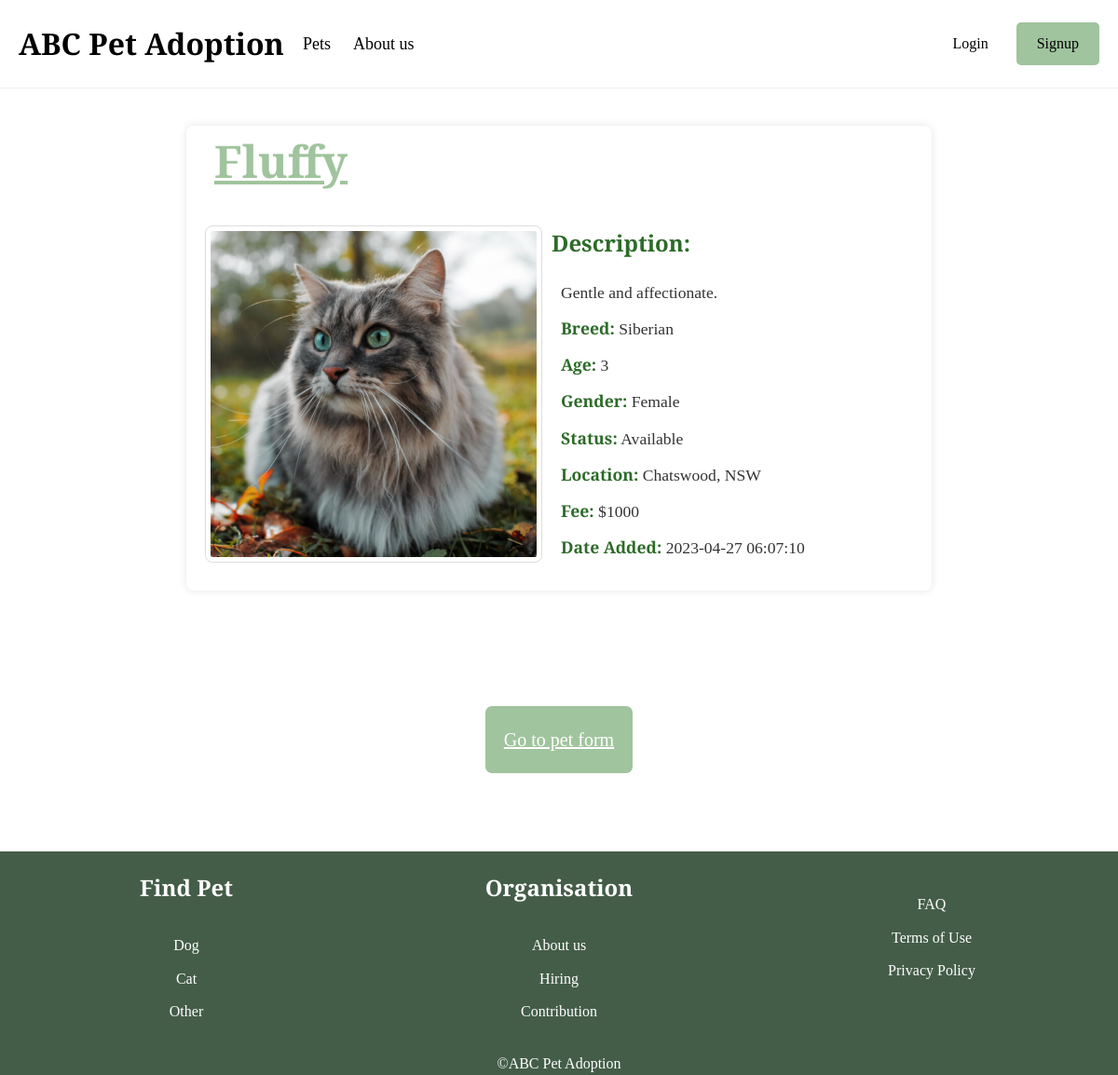
Page /pet-detail?pet_id=2 on the committed database.
### SEF/models.py (models this page shows, shortened)
class Pet(models.Model):
    name = models.CharField(max_length=100)
    species = models.CharField(max_length=100)
    breed = models.CharField(max_length=100)
    age = models.PositiveIntegerField()
    gender = models.CharField(max_length=50)
    description = models.CharField(max_length=500)
    image_path = models.CharField(max_length=100)
    status = models.CharField(max_length=100)
    suburb = models.CharField(max_length=100)
    state = models.CharField(max_length=100)
    fee = models.PositiveIntegerField()
    date_added = models.CharField(max_length=100)

### SEF/views.py (the view)
# urls.py: path("pet-detail", views.pet_detail),
def pet_detail(request):
    pet_id = request.GET["pet_id"]
    pet = Pet.objects.get(id=pet_id)
    return render(
        request,
        'pet-detail.html',
        context={'pet': pet}
    )

### SEF/templates/pet-detail.html (shortened to what this page needs)
<!DOCTYPE html>
<html lang="en">
<head>
    {% load static %}
    <link rel="stylesheet" href="{% static 'css/master.css'%}">
    <link rel="stylesheet" href="{% static 'css/sherry.css'%}">
</head>
<body>
    {% include 'layout/header.html' %}
    <section class="pet-details">
        <h1>{{ pet.name }}</h1>
        <section class="img-class">
            <img src="{% static pet.image_path %}" width="350" height="350" alt="{{ pet.name }}">
            <div>
                <h2>Description:</h2>
                <p>{{ pet.description }}</p>
                <div class="other-details">
                    <p><strong>Breed:</strong> {{ pet.breed }}</p>
                    <p><strong>Age:</strong> {{ pet.age }}</p>
                    <p><strong>Gender:</strong> {{ pet.gender }}</p>
                    <p><strong>Status:</strong> {{ pet.status }}</p>
                    <p><strong>Location:</strong> {{ pet.suburb }}, {{ pet.state }}</p>
                    <p><strong>Fee:</strong> ${{ pet.fee }}</p>
                    <p><strong>Date Added:</strong> {{ pet.date_added }}</p>
                </div>
            </div>
        </section>
    </section>
    <section class = "button-container">
        <a href="/pet-form" class="pet-form-btn">Go to pet form</a>
    </section>
    {% include 'layout/footer.html' %}
</body>
</html>

### SEF/static/css/master.css (style rules this page uses)
html, body { font-family: 'Young Serif', serif; margin: 0; padding: 0; }

### SEF/static/css/sherry.css (style rules this page uses)
body { font-family: 'Young Serif','Roboto Serif'; background-color: white; margin: 0; padding: 0; line-height: 1.6; }
.pet-details { background-color: #ffffff; max-width: 800px; height: fit-content; margin: 40px auto; box-shadow: 0 0 10px rgba(0, 0, 0, 0.1); border-radius: 8px; }
.pet-details h1 { font-size: 3em; margin: 0 30px; color: #A0C49D; text-decoration: underline; }
.img-class { width: 100%; display: flex; flex-direction: row; margin:10px 10px; padding-bottom: 20px; }
.img-class img { margin-top: 20px; margin-bottom: 10px; margin-left: 10px; margin-right: 10px; border: 1px solid #ddd; padding: 5px; max-width: auto; min-width: auto; border-radius: 8px; }
.img-class p { font-size: 1.1em; margin: 10px 10px; color: #333; }
.img-class h2 { color: #2d6b28; }
.other-details { width: 100%; text-align: left; }
.other-details p { text-align: left; }
.other-details strong { color: #2d6b28; }
.button-container { display: flex; justify-content: center; align-items: center; height: 30vh; }
.pet-form-btn { display: inline-block; padding: 20px 20px; background-color: #A0C49D; color: white; border-radius: 7px; font-family: 'Young Serif', serif; font-size: 20px; cursor: pointer; transition: background-color 0.3s; }

### rows in the picture
Pet: name "Fluffy", image_path (picture), description "Gentle and affectionate.", breed "Siberian", age "3", gender "Female", status "Available", suburb "Chatswood", state "NSW", fee "1000", date_added "2023-04-27 06:07:10"
